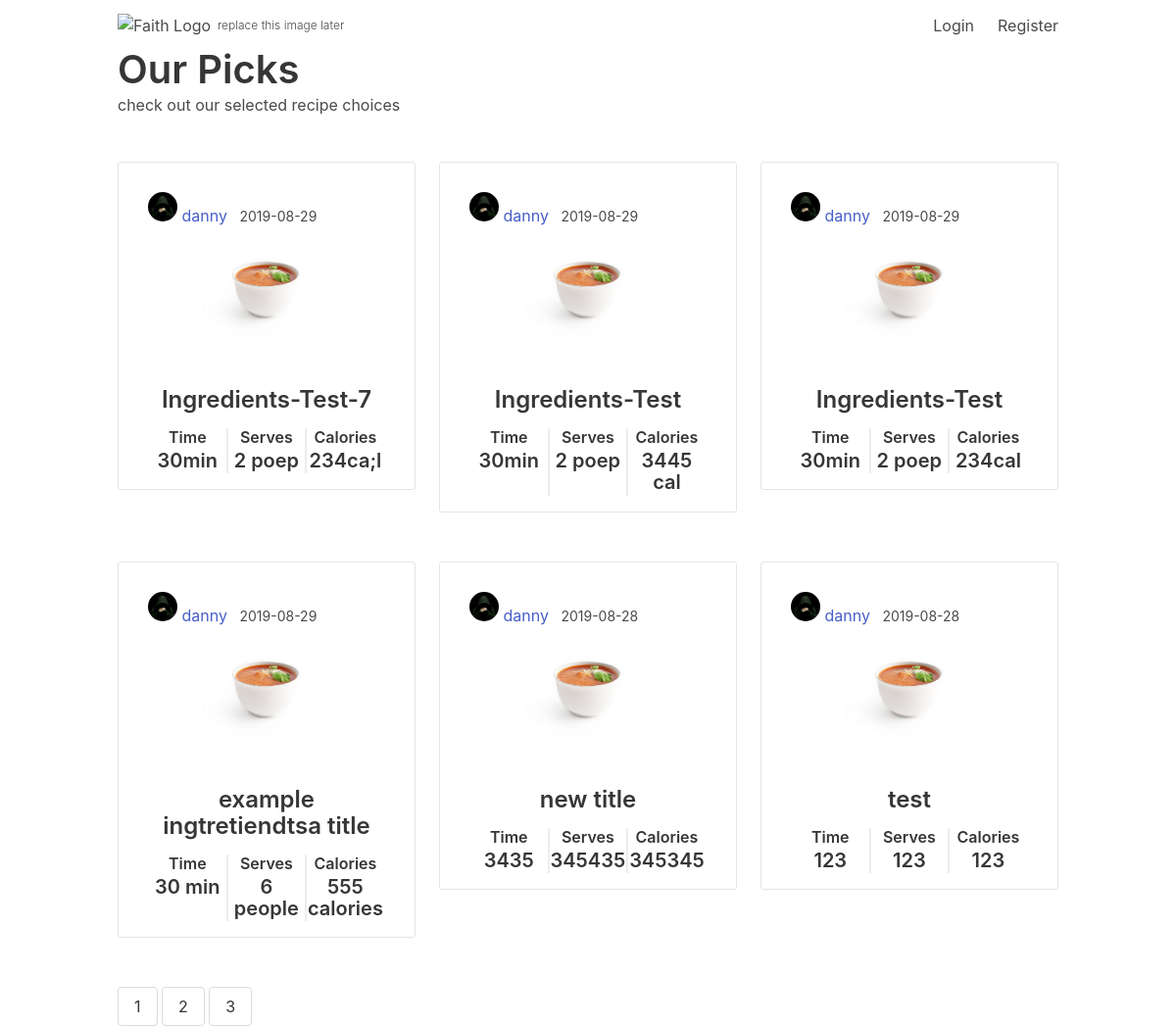
The page /home on the database its author committed.
### backend/flaskblog/models.py (models this page shows, shortened)
class Post(db.Model):
    id = db.Column(db.Integer, primary_key=True)
    title = db.Column(db.String(100), nullable=False)
    time = db.Column(db.String(100), nullable=False)
    serves = db.Column(db.String(100), nullable=False)
    cal = db.Column(db.String(100), nullable=False)
    date_posted = db.Column(db.DateTime, nullable=False, default=datetime.utcnow)
    ingredients = db.Column(db.PickleType(), nullable=False)
    steps = db.Column(db.PickleType(), nullable=False)
    image = db.Column(db.String(20), nullable=False, default='image.jpg')
    user_id = db.Column(db.Integer, db.ForeignKey('user.id'), nullable=False)

class User(db.Model, UserMixin):
    id = db.Column(db.Integer, primary_key=True)
    username = db.Column(db.String(20), unique=True, nullable=False)
    email = db.Column(db.String(120), unique=True, nullable=False)
    image_file = db.Column(db.String(20), nullable=False, default='2.jpg')
    password = db.Column(db.String(60), nullable=False)
    posts = db.relationship('Post', backref='author', lazy=True)

### backend/flaskblog/routes.py (the view)
@app.route("/")
@app.route("/home")
def home():
    page = request.args.get('page', 1, type=int)
    posts = Post.query.order_by(Post.date_posted.desc()).paginate(page=page, per_page=6)
    return render_template('home.html', posts=posts)

### backend/flaskblog/templates/home.html (shortened to what this page needs)
{% extends "layout-2.html" %}
{% block content %}
  <section class="section">
    <div class="container">
    <div class="columns">
      <div class="column">
        <h2 class="title is-2">Our Picks</h2>
        <h6 class="subtitle is-6">check out our selected recipe choices</h6>
      </div>
    </div>
    </div>
  </section>
  <section>
      <div class="container">
         {% for post in posts.items %}
         {% if loop.index % 4 == 0  %}
        </div>
        {% endif %}
         {% if loop.index == 1 or loop.index % 4 == 0  %}
         <div class="columns">
            <div class="column is-4">
                <div class="flex-card light-bordered hover-inset">
                    <div class="card-body">
                        <div class="content">
                            <div class="article-metadata">
                                <img class="profile-img" src="{{ url_for('static', filename='profile_pics/' + post.author.image_file) }}">
                                <a class="mr-2" href="{{ url_for('user_posts', username=post.author.username) }}">{{ post.author.username }}</a>
                                <small class="text-muted">{{ post.date_posted.strftime('%Y-%m-%d') }}</small>
                              </div>
                              <a  href="{{ url_for('post', post_id=post.id) }}" >
                                  <div class="card-box">
                                      <img class="card-image" src="{{ url_for('static', filename='post_img/' + post.image) }}" alt="">
                                  </div>
                            <h3 class="no-margin title-bold has-text-centered">{{ post.title }}</h3>
                                    <div class="card-text">
                                      <div class="card-section">
                                          <h6 class="subtitle is-6 has-text-centered">Time</h6>
                                          <h5 class="title is-5 has-text-centered ">{{ post.time }}</h5>
                                      </div>
                                    <div class="card-section">
                                            <h6 class="subtitle is-6 has-text-centered">Serves</h6>
                                            <h5 class="title is-5 has-text-centered">{{ post.serves }}</h5>
                                    </div>
                                    <div class="card-section">
                                            <h6 class="subtitle is-6 has-text-centered">Calories</h6>
                                            <h5 class="title is-5 has-text-centered">{{ post.cal }}</h5>
                                    </div>
                                  </div>
                                </a>
                        </div>
                    </div>
                </div>
            </div>
         {% else %}
         <div class="column is-4">
            <div class="flex-card light-bordered hover-inset">
                <div class="card-body">
                    <div class="content">
                        <div class="article-metadata">
                            <img class="profile-img" src="{{ url_for('static', filename='profile_pics/' + post.author.image_file) }}">
                            <a class="mr-2" syle="padding-bottom: 10px; !important" href="{{ url_for('user_posts', username=post.author.username) }}">{{ post.author.username }}</a>
                            <small class="text-muted">{{ post.date_posted.strftime('%Y-%m-%d') }}</small>
                          </div>
                          <a  href="{{ url_for('post', post_id=post.id) }}" >
                            <div class="header-avatar">
                                <img class="card-image" src="{{ url_for('static', filename='post_img/' + post.image) }}" alt=""
>
                                </div>
                                <h3 class="no-margin title-bold has-text-centered">{{ post.title }}</h3>
                                <div class="card-text">
                                  <div class="card-section">
                                      <h6 class="subtitle is-6 has-text-centered">Time</h6>
                                      <h5 class="title is-5 has-text-centered ">{{ post.time }}</h5>
                                  </div>
                                <div class="card-section">
                                   <h6 class="subtitle is-6 has-text-centered">Serves</h6>
                                        <h5 class="title is-5 has-text-centered">{{ post.serves }}</h5>
                                </div>
                                <div class="card-section">
                                        <h6 class="subtitle is-6 has-text-centered">Calories</h6>
                                        <h5 class="title is-5 has-text-centered">{{ post.cal }}</h5>
                                </div>
                              </div>
                              </a>
                    </div>
                </div>
            </div>
        </div>
          {% endif %}
          {% endfor %}
      </div>
      {% for page_num in posts.iter_pages(left_edge=1, right_edge=1, left_current=1, right_current=2) %}
      {% if page_num %}
        {% if posts.page == page_num %}
          <a class="button " href="{{ url_for('home', page=page_num) }}">{{ page_num }}</a>
        {% else %}
          <a class="button  " href="{{ url_for('home', page=page_num) }}">{{ page_num }}</a>
        {% endif %}
      {% else %}
        ...
      {% endif %}
    {% endfor %}
        </div>
  </section>
{% endblock content %}

### backend/flaskblog/static/style.css (style rules this page uses)
.flex-card { position: relative; background-color: #fff; border: 1px solid #fcfcfc; border-radius: 0.1875rem; display: inline-block; position: relative; overflow: hidden; width: 100%; margin-bottom: 20px; transition: all 0.5s }
.flex-card .card-body { padding: 30px 30px 0px }
.flex-card.light-bordered { border: 1px solid #e5e5e5 !important }
.card-image { display: block; margin-left: auto; margin-right: auto; width: 50%; width: 130px; height: 130px; }
.profile-img { width: 50%; width: 30px; height: 30px; border-radius: 100px; -webkit-border-radius: 100px; -moz-border-radius: 100px; }
.card-text { display: flex !important; text-align: center; }
.card-section { display: block; width: 33.3%; }

### backend/flaskblog/static/core_deep-blue.css (style rules this page uses)
.button { transition: all 0.5s }
.flex-card { position: relative; background-color: #fff; border: 1px solid #fcfcfc; border-radius: 0.1875rem; display: inline-block; position: relative; overflow: hidden; width: 100%; margin-bottom: 20px; transition: all 0.5s }
body { font-family: -apple-system, BlinkMacSystemFont, "Segoe UI", Roboto, Helvetica, Arial, sans-serif, "Apple Color Emoji", "Segoe UI Emoji", "Segoe UI Symbol"; overflow: hidden !important }
a, a:active, i, i:active, div, div:active, div:focus, span:focus, span:active { outline: none !important }

### rows shown on the page
Post: image_file (picture), author.username "danny", date_posted "2019-08-29", image (picture), title "Ingredients-Test-7", time "30min", serves "2 poep", cal "234ca;l"
Post: image_file (picture), author.username "danny", date_posted "2019-08-29", image (picture), title "Ingredients-Test", time "30min", serves "2 poep", cal "3445 cal"
Post: image_file (picture), author.username "danny", date_posted "2019-08-29", image (picture), title "Ingredients-Test", time "30min", serves "2 poep", cal "234cal"
Post: image_file (picture), author.username "danny", date_posted "2019-08-29", image (picture), title "example ingtretiendtsa title", time "30 min", serves "6 people", cal "555 calories"
Post: image_file (picture), author.username "danny", date_posted "2019-08-28", image (picture), title "new title", time "3435", serves "345435", cal "345345"
Post: image_file (picture), author.username "danny", date_posted "2019-08-28", image (picture), title "test", time "123", serves "123", cal "123"

### other values the page prints
{{ page_num }} "1"
{{ page_num }} "2" "3"
